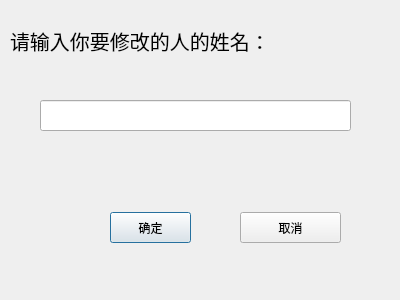
<?xml version="1.0" encoding="UTF-8"?>
<ui version="4.0">
 <class>ShowModifyDialog</class>
 <widget class="QDialog" name="ShowModifyDialog">
  <property name="geometry">
   <rect>
    <x>0</x>
    <y>0</y>
    <width>400</width>
    <height>300</height>
   </rect>
  </property>
  <property name="windowTitle">
   <string>Dialog</string>
  </property>
  <widget class="QLabel" name="label">
   <property name="geometry">
    <rect>
     <x>10</x>
     <y>0</y>
     <width>291</width>
     <height>81</height>
    </rect>
   </property>
   <property name="font">
    <font>
     <pointsize>15</pointsize>
    </font>
   </property>
   <property name="text">
    <string>请输入你要修改的人的姓名：</string>
   </property>
  </widget>
  <widget class="QLineEdit" name="lineEdit">
   <property name="geometry">
    <rect>
     <x>40</x>
     <y>100</y>
     <width>311</width>
     <height>31</height>
    </rect>
   </property>
  </widget>
  <widget class="QPushButton" name="pushButton">
   <property name="geometry">
    <rect>
     <x>110</x>
     <y>212</y>
     <width>81</width>
     <height>31</height>
    </rect>
   </property>
   <property name="text">
    <string>确定</string>
   </property>
  </widget>
  <widget class="QPushButton" name="pushButton_2">
   <property name="geometry">
    <rect>
     <x>240</x>
     <y>212</y>
     <width>101</width>
     <height>31</height>
    </rect>
   </property>
   <property name="text">
    <string>取消</string>
   </property>
  </widget>
 </widget>
 <resources/>
 <connections/>
</ui>
